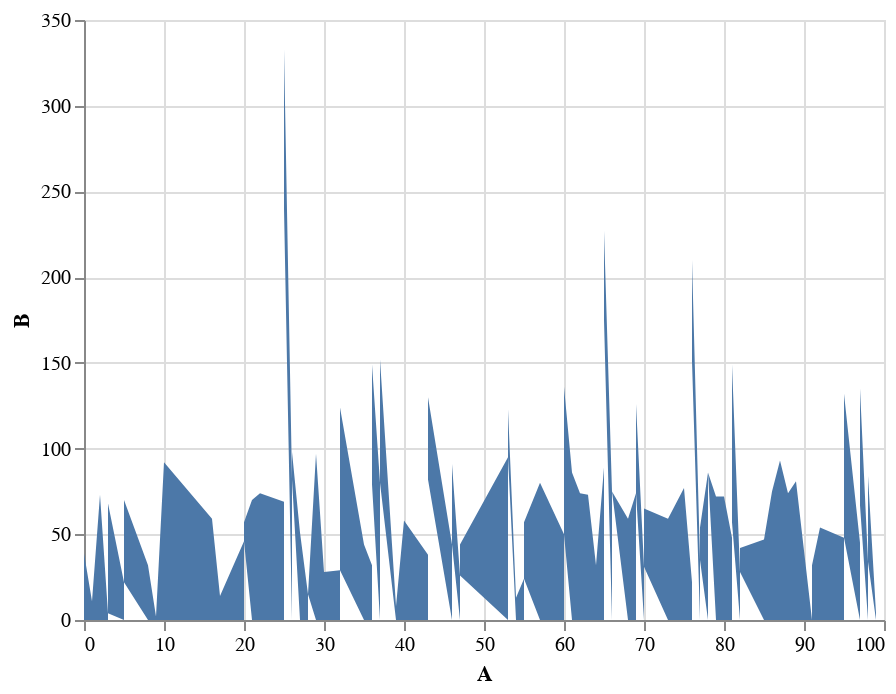

Source (notebook cell):
### Code cell
(
    alt.Chart(df)
    .mark_area()
    .encode(
        x='A',
        y='B'
    )
)

### Figure 1 — Vega-Lite specification as saved in the notebook (floating-point values rounded to 4 significant figures)
{"config": {"view": {"continuousWidth": 400, "continuousHeight": 300}}, "data": {"name": "data-e3fd6253a62010abd67c5ec20ef2d8b0"}, "mark": "area", "encoding": {"x": {"field": "A", "type": "quantitative"}, "y": {"field": "B", "type": "quantitative"}}, "$schema": "https://vega.github.io/schema/vega-lite/v4.17.0.json", "datasets": {"data-e3fd6253a62010abd67c5ec20ef2d8b0": [{"A": 82, "B": 28, "C": 1, "D": 95}, {"A": 82, "B": 14, "C": 14, "D": 68}, {"A": 65, "B": 89, "C": 90, "D": 27}, {"A": 97, "B": 45, "C": 16, "D": 14}, {"A": 81, "B": 48, "C": 96, "D": 30}, {"A": 8, "B": 32, "C": 15, "D": 80}, {"A": 98, "B": 34, "C": 91, "D": 61}, {"A": 81, "B": 9, "C": 1, "D": 98}, {"A": 95, "B": 48, "C": 58, "D": 5}, {"A": 47, "B": 26, "C": 7, "D": 79}, {"A": 55, "B": 24, "C": 9, "D": 43}, {"A": 9, "B": 2, "C": 75, "D": 33}, {"A": 92, "B": 54, "C": 85, "D": 4}, {"A": 64, "B": 32, "C": 12, "D": 57}, {"A": 76, "B": 22, "C": 85, "D": 85}, {"A": 25, "B": 69, "C": 23, "D": 85}, {"A": 43, "B": 38, "C": 95, "D": 69}, {"A": 60, "B": 50, "C": 22, "D": 59}, {"A": 68, "B": 59, "C": 44, "D": 32}, {"A": 66, "B": 75, "C": 89, "D": 71}, {"A": 88, "B": 74, "C": 86, "D": 88}, {"A": 25, "B": 54, "C": 19, "D": 46}, {"A": 77, "B": 35, "C": 91, "D": 23}, {"A": 28, "B": 15, "C": 49, "D": 6}, {"A": 57, "B": 80, "C": 36, "D": 53}, {"A": 62, "B": 74, "C": 92, "D": 67}, {"A": 99, "B": 4, "C": 77, "D": 15}, {"A": 5, "B": 22, "C": 88, "D": 39}, {"A": 85, "B": 47, "C": 42, "D": 84}, {"A": 53, "B": 95, "C": 61, "D": 88}, {"A": 69, "B": 74, "C": 29, "D": 56}, {"A": 20, "B": 46, "C": 44, "D": 75}, {"A": 73, "B": 59, "C": 19, "D": 70}, {"A": 54, "B": 13, "C": 15, "D": 74}, {"A": 36, "B": 32, "C": 85, "D": 8}, {"A": 32, "B": 29, "C": 21, "D": 41}, {"A": 91, "B": 0, "C": 7, "D": 72}, {"A": 16, "B": 59, "C": 26, "D": 11}, {"A": 97, "B": 22, "C": 92, "D": 1}, {"A": 3, "B": 4, "C": 48, "D": 90}, {"A": 36, "B": 47, "C": 43, "D": 84}, {"A": 60, "B": 86, "C": 78, "D": 7}, {"A": 65, "B": 86, "C": 91, "D": 67}, {"A": 37, "B": 80, "C": 55, "D": 71}, {"A": 97, "B": 68, "C": 40, "D": 68}, {"A": 80, "B": 72, "C": 84, "D": 90}, {"A": 76, "B": 79, "C": 41, "D": 78}, {"A": 43, "B": 44, "C": 82, "D": 98}, {"A": 77, "B": 19, "C": 18, "D": 32}, {"A": 20, "B": 11, "C": 62, "D": 7}, {"A": 40, "B": 58, "C": 88, "D": 86}, {"A": 87, "B": 93, "C": 40, "D": 75}, {"A": 63, "B": 73, "C": 14, "D": 27}, {"A": 25, "B": 89, "C": 98, "D": 23}, {"A": 86, "B": 75, "C": 88, "D": 42}, {"A": 2, "B": 73, "C": 1, "D": 31}, {"A": 76, "B": 50, "C": 26, "D": 3}, {"A": 76, "B": 59, "C": 28, "D": 51}, {"A": 0, "B": 39, "C": 96, "D": 70}, {"A": 70, "B": 31, "C": 31, "D": 55}, {"A": 79, "B": 72, "C": 37, "D": 24}, {"A": 26, "B": 82, "C": 17, "D": 37}, {"A": 22, "B": 74, "C": 65, "D": 49}, {"A": 47, "B": 18, "C": 58, "D": 38}, {"A": 25, "B": 28, "C": 40, "D": 15}, {"A": 70, "B": 34, "C": 5, "D": 14}, {"A": 30, "B": 28, "C": 59, "D": 11}, {"A": 89, "B": 81, "C": 39, "D": 10}, {"A": 5, "B": 48, "C": 5, "D": 46}, {"A": 10, "B": 92, "C": 54, "D": 0}, {"A": 53, "B": 28, "C": 48, "D": 96}, {"A": 75, "B": 77, "C": 72, "D": 52}, {"A": 91, "B": 32, "C": 57, "D": 72}, {"A": 61, "B": 86, "C": 46, "D": 72}, {"A": 98, "B": 50, "C": 4, "D": 29}, {"A": 26, "B": 16, "C": 15, "D": 41}, {"A": 37, "B": 72, "C": 61, "D": 8}, {"A": 66, "B": 0, "C": 98, "D": 28}, {"A": 36, "B": 70, "C": 44, "D": 2}, {"A": 81, "B": 92, "C": 4, "D": 72}, {"A": 25, "B": 93, "C": 89, "D": 83}, {"A": 46, "B": 44, "C": 10, "D": 38}, {"A": 65, "B": 52, "C": 89, "D": 29}, {"A": 21, "B": 70, "C": 20, "D": 99}, {"A": 39, "B": 8, "C": 12, "D": 45}, {"A": 78, "B": 86, "C": 94, "D": 61}, {"A": 43, "B": 48, "C": 25, "D": 25}, {"A": 55, "B": 33, "C": 80, "D": 54}, {"A": 28, "B": 0, "C": 56, "D": 52}, {"A": 29, "B": 97, "C": 14, "D": 32}, {"A": 17, "B": 14, "C": 2, "D": 79}, {"A": 46, "B": 47, "C": 14, "D": 3}, {"A": 27, "B": 51, "C": 13, "D": 95}, {"A": 1, "B": 11, "C": 36, "D": 92}, {"A": 95, "B": 84, "C": 43, "D": 11}, {"A": 35, "B": 44, "C": 69, "D": 93}, {"A": 78, "B": 0, "C": 68, "D": 49}, {"A": 3, "B": 64, "C": 40, "D": 67}, {"A": 69, "B": 52, "C": 91, "D": 4}, {"A": 32, "B": 95, "C": 41, "D": 49}]}}
